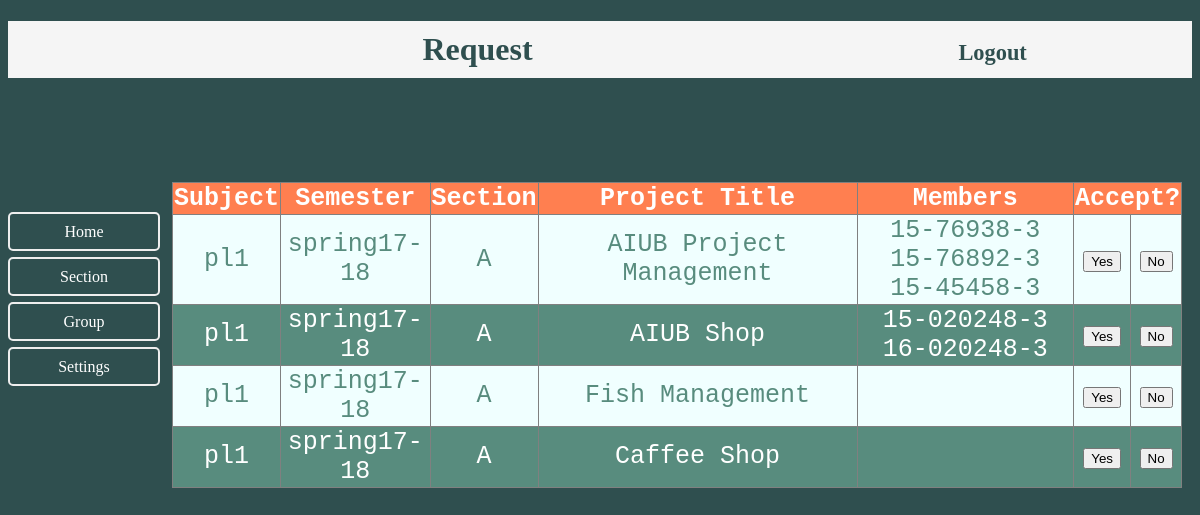
/group_creation_request.php (signed in), run on the app's committed database.
### tables this page shows
CREATE TABLE `faculty_group_joining_details` (
  `faculty_user` varchar(100) NOT NULL,
  `semester` varchar(100) NOT NULL,
  `subject` varchar(100) NOT NULL,
  `section` varchar(100) NOT NULL,
  `project_title` varchar(200) NOT NULL,
  `project_details` varchar(1000) NOT NULL,
  `number_of_member` int(50) NOT NULL,
  `student_user` varchar(100) NOT NULL,
  `serial` int(50) NOT NULL
);

CREATE TABLE `faculty_group_joining_students` (
  `faculty_user` varchar(100) NOT NULL,
  `student_user` varchar(100) NOT NULL,
  `semester` varchar(100) NOT NULL,
  `subject` varchar(100) NOT NULL,
  `section` varchar(100) NOT NULL,
  `s_name` varchar(100) NOT NULL,
  `s_id` varchar(100) NOT NULL
);

### group_creation_request.php (the view, shortened to what this page needs)
<?php
	if(!isset($_COOKIE['user']) )
	{
		header('location: faculty_login.php');
	}
	else
	{
		?>
		<!DOCTYPE html>
		<html lang="en-US">
		<head>
			<link rel="stylesheet" type="text/css" href="faculty_properties.css">
			<link rel="stylesheet" type="text/css" href="faculty_properties_home.css">
			<link rel="stylesheet" type="text/css" href="textbox.css">
			<link rel="stylesheet" type="text/css" href="table.css">
	</head>
	<body style="background-color:darkslategrey;">
		<h1 id="myHeader" title="Change Password" style="padding-left: 35%;"> Request <a style="color:darkslategrey;font-size: 70%; padding-left: 55%; " href="faculty_logout_verification.php" >Logout</a></h1>
		<?php
		require "faculty_menu.php";
		?>
		<form method="post" action="">
			<div style="margin-left:15%;padding: 1px;">
			</div>
		</form>
		<div style="margin-left:13%;padding-left: 10px; padding-right: 10px;padding-top: 80px;">
			<table border="1">
				<tr>
					<th width="10%">Subject</th>
					<th width="15%">Semester</th>
					<th width="10%">Section</th>
					<th width="34%">Project Title</th>
					<th width="23%">Members</th>
					<th colspan="2" width="8%">Accept?</th>
				</tr>
				<?php
				$conn = DBconnection();
				$sql= "SELECT * from faculty_group_joining_details";
				$result = mysqli_query($conn, $sql);
				while($row = mysqli_fetch_assoc($result)){
					$user2=$_COOKIE['user'];
					if($row['faculty_user']==$_COOKIE['user'])
					{
						$suser=$row['student_user'];
						$sql1= "SELECT * from faculty_group_joining_students where faculty_user='$user2' AND student_user='$suser' ";
						$result1 = mysqli_query($conn, $sql1);
						?>
						<tr>
							<td><?php echo $row["subject"]; ?></td>
							<td><?php echo $row["semester"]; ?></td>
							<td><?php echo $row["section"]; ?></td>
							<td><?php echo $row["project_title"]; ?></td>
							<td><?php while($row1 = mysqli_fetch_assoc($result1)){ echo $row1["s_id"]."<br>"  ; } ?></td>
							<td onclick="accept(this)" id="<?php echo $row["student_user"]; ?>"> <input type="button" name="accept" value="Yes"> </td>
							<td onclick="reject(this)" id="<?php echo $row["student_user"]; ?>"> <input type="button" name="reject" value="No"> </td>
						</tr>
						<?php
					}
				}
				?>
			</table>
		</div>
	</body>
	</html>
	<?php
}
?>

### faculty_menu.php (shortened to what this page needs)
<head>
   <link rel="stylesheet" type="text/css" href="faculty_properties.css">
   <link rel="stylesheet" type="text/css" href="faculty_properties_home.css">
   <link rel="stylesheet" type="text/css" href="textbox.css">
</head>
<body>
    <div id="divMenu">
        <ul>
            <li><a href="faculty_home.php">Home</a></li>
            <li><a href="#">Section</a>
            </li>
            <li><a href="#">Group</a>
            </li>
            <li><a href="#">Settings</a>
            </li>
        </ul>
    </div>
</body>

### table.css (style rules this page uses)
table { border-collapse: collapse; width: 100%; color: white; font-family: monospace; font-size: 25px; text-align: center; background-color: #588c7e; }
th { background-color:coral; color: white; }
tr:nth-child(even) { background-color:azure; color: #588c7e; }

### faculty_properties_code.css (style rules this page uses)
#myHeader { background-color: whitesmoke; color: darkslategrey; padding: 10px; position: center; font-size: 200%; }
a:link { color: cornflowerblue; background-color: transparent; text-decoration: none; }

### faculty_properties_home_code.css (style rules this page uses)
#divMenu, ul, li, li li { margin-bottom: 6px; padding: 0; }
#divMenu { width: 160px; height: 29px; padding-top: 8%; position: fixed; }
#divMenu ul { line-height: 35px; position: fixed; }
#divMenu li { list-style: none; position: relative; background-color: darkslategray; }
#divMenu ul li a { width: 148px; height: 35px; display: block; text-decoration: none; text-align: center; font-family: Georgia,'Times New Roman',serif; color:#ffffff; border:2px solid #eee; border-radius: 5px; }

### data on the page
faculty_group_joining_details: subject "pl1", semester "spring17-18", section "A", project_title "AIUB Project Management"
faculty_group_joining_students: s "15-76938-3"
faculty_group_joining_students: s "15-76892-3"
faculty_group_joining_students: s "15-45458-3"
faculty_group_joining_details: subject "pl1", semester "spring17-18", section "A", project_title "AIUB Shop"
faculty_group_joining_students: s "15-020248-3"
faculty_group_joining_students: s "16-020248-3"
faculty_group_joining_details: subject "pl1", semester "spring17-18", section "A", project_title "Fish Management"
faculty_group_joining_details: subject "pl1", semester "spring17-18", section "A", project_title "Caffee Shop"
